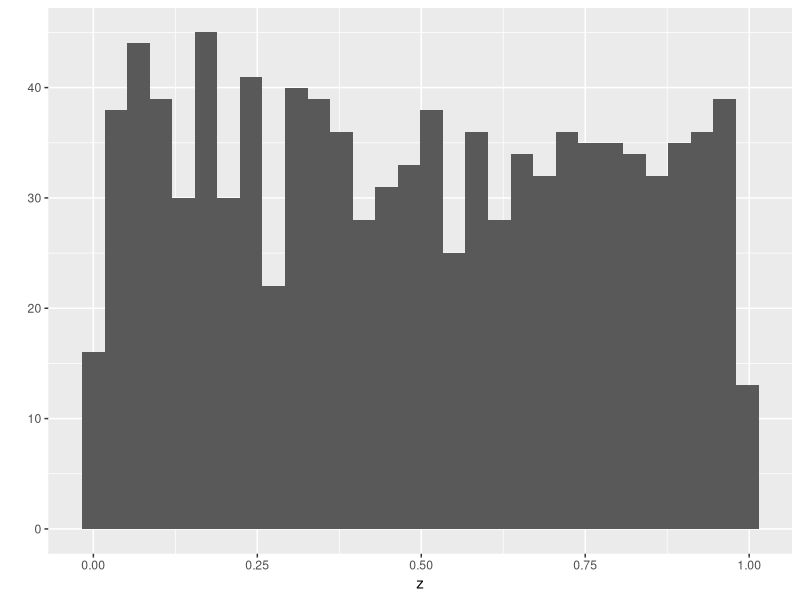
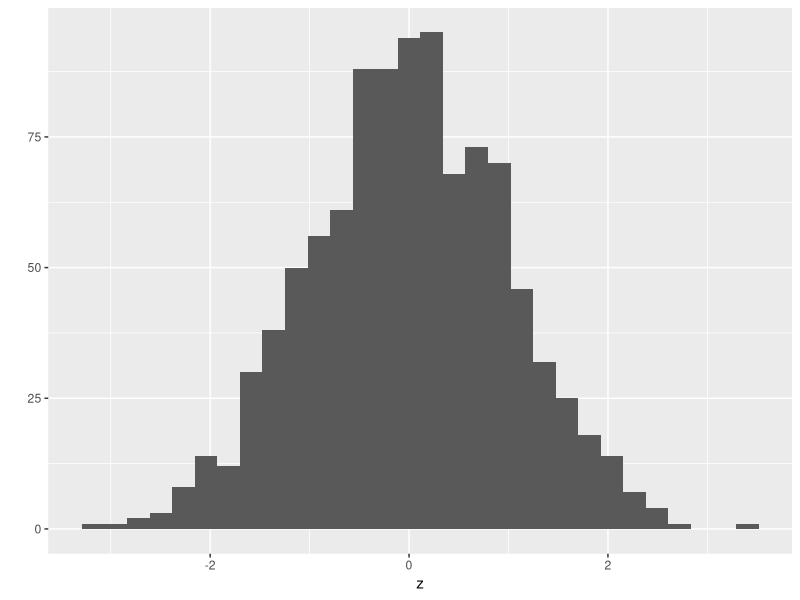

Here is the R script that generated these plots, in order: (Note: this script raises an error after producing the figures.)
# Atomic vectors II
# 06 february 2024
# NRG

# create an empty vector, specify mode and length
z <- vector(mode="numeric",length=0)
print(z)

z <-c(z,5)
print(z)
# This "dynamic sizing" is VERY SLOW....so don't do it unless no other option

# has 100 0s in a numeric vector
z <- rep(0,100)
length(z)
head(z)
tail(z)

z[c(50,51,52)]

# preferred way to build a vector, better to start with NAs
z <- rep(NA,100)
head(z)

# what type of variable is this?
typeof(z)

# need to rely on coersion
z[1] <- "washington"
head(z)
typeof(z)

# Efficiently create vectors

#using the sequence function, and the paste function 
# ****** DID NOT WORK????
# can add an underscore or whatever between the quotes
my_vector <- runif(100)
my_names <- paste("Genus",seq(1:length(my_vector)),
                  "species", 
                  sep="")
head(my_names)
names(my_vector) < my_names
head(my_vector)
str(my_vector)

# rep for repeating elements
rep(0,5,6) #give the element (or vector) and number of times to repeat
rep(x=0,5,times=5) #using the argument name is always prudent
rep(times=6,x=0.5) #which argument names, order is not important
my_vec <- c(1,2,3)
rep(x=my_vec,times=2) # number applies to entire vector
rep # repeat each element individually
rep(x=my_vec,times=my_vec) # what does this do?
rep(x=my_vec,each=my_vec) # what about this?
rep(x=my_vec,each=c(3,2,1)) # what about this?

# Using seq
seq(from=2, to=1) #set limits for integer sequences
2:4 # very common short cut with no explicit function wrappers
seq(from=2,to=4,by=0.5) #use a by function can generate real numbers
x <- seq(from=2, to=4,length=7) #sometimes easier to just specify length
my_vec <- 1:length(x) # commonly used, but actually slow
print(my_vec)
seq_along(my_vec)
# this is also faster than 1:5 
# much faster for models and big data
seq_len(5) 

#using random number generators
#explore
set.seed(2400) 
runif(5) # 5 random uniform values between 0 and 1
runif(n=3, min=100, max=101) # 3 random uniform values between 100 and 101

rnorm(6) # 6 random normal values with mean 0 and standard deviation 1
rnorm(n=5, mean=100, sd=30) # 5 random normal values with mean 100 and sd 30

#Explore distributions by sampling and plotting
library(ggplot2) #do this at the very start
z <- runif(1000) #default uniform (0,1)
qplot(x=z)
z <- rnorm(1000) #default normal (0,1)
qplot(x=z)

long_vec <- seq_len(10)
typeof(long_vec)
str(long_vec)

sample(x=long_vec) #with no other params, this reorders the vector, no other changes, =s not saved this way, would do this with an +
sample(x=long_vec, size=3) # specify a number (sampling without replacement)
sample(x=long_vec, size=11) # Can't do bc sampling wo replacement, run out of options...need replacement
sample(x=long_vec, size=16,replace=TRUE) #can generate duplicates
# above is even sampling from all
# sometimes want to sample some elements more than others
my_weights <- c(rep(20,5),rep(100,5))
print(my_weights)
my_weights <- c(rep(c(20,500),each=5))# Can also write it this way
print(my_weights)
my_weights <- c(rep(c(20,500),each=5))
my_weights <-c(100,100,100,500,100,100,100,100,100,100)
print(my_weights)
sample(x=long_vec,replace=TRUE,prob=my_weights) #sampling with reaplcement and weights
# almost all n umbers are greater than 5, weighted sampling

z <- c(3.1, 9.2, 1.3, 0.4, 7.5)

#positive index values
z[c(2,3)]

# negative index values exclude elements
sample(z[-c(2,3)])

#create a vector of logical elements to select conditions

z[z<3]

tester <- z<3
print(tester)
z[tester]

which(z<3)

z[which(z<3)] # this is the same as above, but overkill

z[-(length(z):(length(z)-2))]

names(z) <- letters[1:5]
names(z) <- LETTERS[1:5]
#z[c("b","c")]
z

#Logical Operators

# < less than
# > greater than
# <= less than or equal to
# >= greater than or equal to
# == equal to

# ! not
# & and (vector)
## | or (vector)
# xor(x,y)

x <- 1:5
y <- c(1:3,7,7)

x == 2
x != 2
x == 1 & y == 7
x
y
y_special <- c(y,7)
x == 1 & y_special == 7
x==1 | y ==7
x
y
x ==3 | y ==3
xor(x==3, y==3)

set.seed(90)
z <- runif(10) # simple integer sequence
print(z)

z < 0.5 # create logical vector
z[z < 0.5] # use as index call
which(z < 0.5) # use to ger indicies for logical
z[which(z < 0.5)] # does same as above

zD <- c(z,NA,NA) # concatinate it
zD[zD < 0.5] # NA values carried along!
zD[which(zD < 0.5)] # NA values dropped


